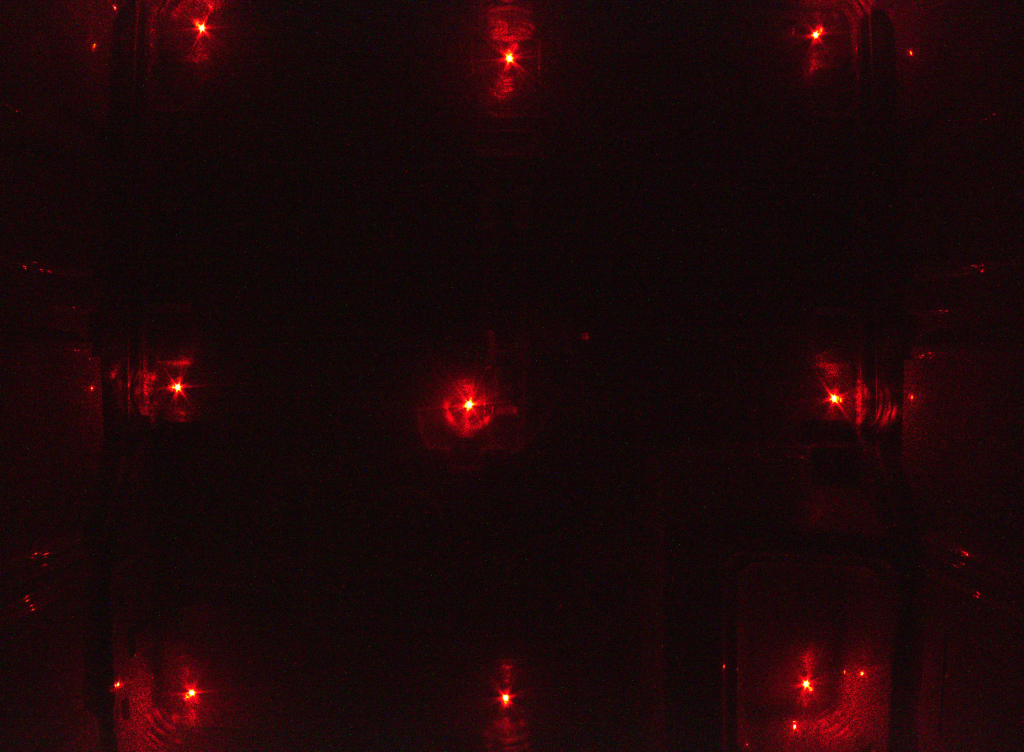
#> input picture models/innercase/inspector/test_images/Innercase01-1.jpg, 4096 x 3008 px (shown at 1/4 size)
$ python thickness_inspection.py ../../../models/innercase/inspector/test_images/Innercase01-1.jpg
#> lines starting #> are read from the running program, lines starting #| are printed output that depends on the picture; after the words box and inside, x2 and y2 are one past the last pixel; in counts of white or black regions, pixels touching at a corner belong together
import sys, os, datetime
import math

import cv2
import numpy as np
import argparse
import json

pos01_X = 810;  pos01_Y = 114;  XY_1 = "_X-360Y360_"
pos02_X = 2040; pos02_Y = 234;  XY_2 = "_X000Y360_"
pos03_X = 3264; pos03_Y = 138;  XY_3 = "_X360Y360_"
pos04_X = 714;  pos04_Y = 1550; XY_4 = "_X-360Y000_"
pos05_X = 1878; pos05_Y = 1620; XY_5 = "_X000Y000_"
pos06_X = 3339; pos06_Y = 1595; XY_6 = "_X360Y000_"
pos07_X = 768;  pos07_Y = 2772; XY_7 = "_X-360Y-360_"
pos08_X = 2022; pos08_Y = 2793; XY_8 = "_X000Y-360_"
pos09_X = 3225; pos09_Y = 2739; XY_9 = "_X360Y-360_"

threshold = 170
threshold_centroid = 170
crop_size = 140; crop_size_half = int(crop_size/2)
scale = 8; scale_crop = 1.5

PASS_FAIL_THRESHOLD = [300, 300, 300, 300, 300, 300, 300, 300, 300]

def estimate_thickness(image_path:str) -> list[float]:
  data_thickness = []

  for i in range(9):
    if i == 0:
        pos_X = pos01_X; pos_Y = pos01_Y; XY_coor = XY_1
    elif i == 1:
        pos_X = pos02_X; pos_Y = pos02_Y; XY_coor = XY_2
    elif i == 2:
        pos_X = pos03_X; pos_Y = pos03_Y; XY_coor = XY_3
    elif i == 3:
        pos_X = pos04_X; pos_Y = pos04_Y; XY_coor = XY_4
    elif i == 4:
        pos_X = pos05_X; pos_Y = pos05_Y; XY_coor = XY_5
    elif i == 5:
        pos_X = pos06_X; pos_Y = pos06_Y; XY_coor = XY_6
    elif i == 6:
        pos_X = pos07_X; pos_Y = pos07_Y; XY_coor = XY_7
    elif i == 7:
        pos_X = pos08_X; pos_Y = pos08_Y; XY_coor = XY_8
    else:
        pos_X = pos09_X; pos_Y = pos09_Y; XY_coor = XY_9

    # read the RGB image obtained by camera in gray: flag = 0
    img = cv2.imread(image_path, 0)
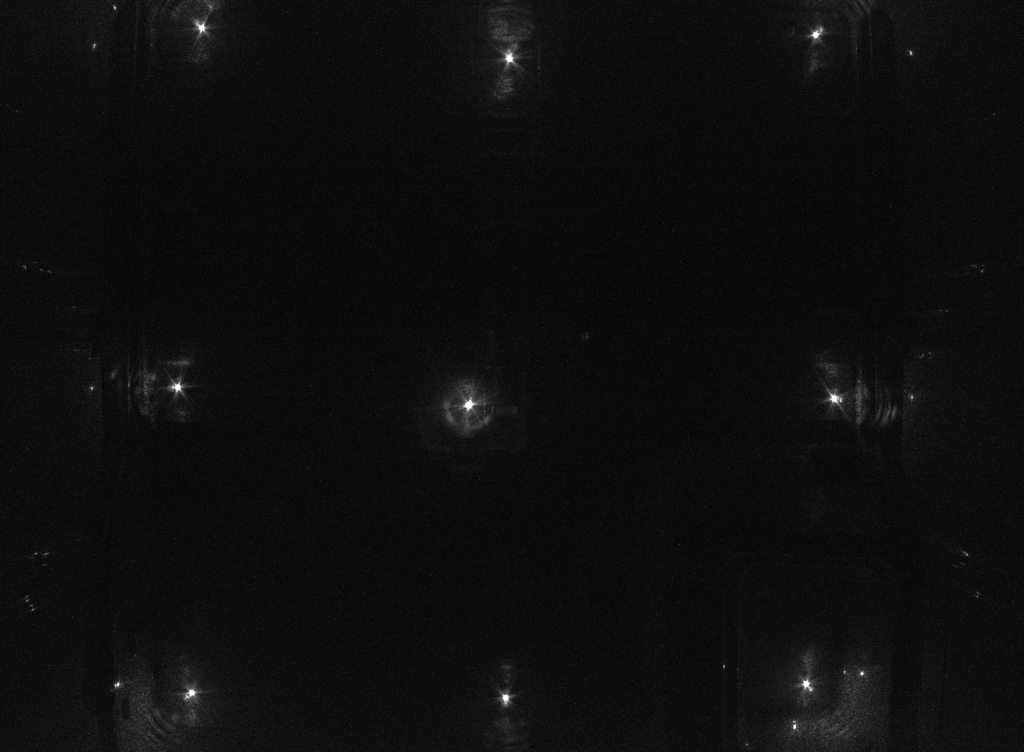
#> img: shape (3008, 4096) (shown at 1/4 size); min 0, max 255, mean 13.5
    # crop the ROI near the laser spot: a temporary centroid (pos_X, pos_Y)
    img_cropped = def_Img_crop(img, pos_X, pos_Y)
    # image processing: (0 ~ 255) to (100 ~ 255) in gray scale
    img_threshold = def_Gray_threshold(img_cropped, threshold)
    # find a centroid of the threshold gray image
    centroid, x_cent, y_cent, num_x, num_y = def_Img_centroid(img_threshold)

    # calculate the thickness using the calibration equation
    if i == 0: C1 = 2771285.27; C2 = -1.369200512; C3 = 1092.024643; C4 = -0.001005219
    elif i == 1: C1 = 1349999.959; C2 = -1.388791884; C3 = 2419.919319; C4 = -0.001330484
    elif i == 2: C1 = 507281.4577; C2 = -1.075253403; C3 = 1080.377993; C4 = -0.001413933
    elif i == 3: C1 = 1449998.92; C2 = -1.46782057; C3 = 2685.134518; C4 = -0.001425463
    elif i == 4: C1 = 3000178.573; C2 = -1.212854051; C3 = 150867.1463; C4 = -0.015492681
    elif i == 5: C1 = 1027000.03; C2 = -1.246059782; C3 = 1910.637241; C4 = -0.0012678
    elif i == 6: C1 = 730769.3074; C2 = -1.060069619; C3 = 465.9036471; C4 = -0.002442971
    elif i == 7: C1 = 919717.9; C2 = -1.283330639; C3 = 2127.108316; C4 = -0.00138829
    else: C1 = 538237.0382; C2 = -1.104531316; C3 = 1344.237117; C4 = -0.001393184
    thickness = def_curvefitting(num_x, C1, C2, C3, C4)
    data_thickness.append(thickness)

  return data_thickness


def decide_pass_fail(thicknesses:list[float]) -> list[str]:
  return ['1' if v < PASS_FAIL_THRESHOLD[i] else '0' for i, v in enumerate(thicknesses)]


def def_Img_crop(img, X, Y):
#> called with X = 810, Y = 114
  img_cropped = img[Y - crop_size_half : Y + crop_size_half, X - crop_size_half : X + crop_size_half]
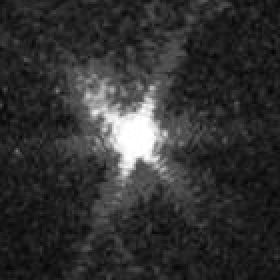
#> img_cropped: shape (140, 140) (shown 2 times larger); min 4, max 255, mean 49.7
  return img_cropped

def def_Gray_threshold(img, threshold):
#> called with threshold = 170
  img_Gray_threshold = np.where(img > threshold, 255, 0)
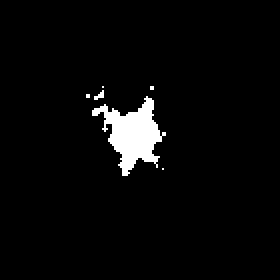
#> img_Gray_threshold: shape (140, 140) int64 (shown 2 times larger); 3.5% white; 6 white regions (5 under 20 px), largest, box (x1, y1, x2, y2) and area: (46, 48, 83, 88) 669
  return img_Gray_threshold

def def_Img_centroid(img_threshold):
  height, width = img_threshold.shape[:2]
#> height = 140; width = 140
  x = []; y = []
  for i in range(height):  # row, y
    for j in range(width):  # column, x
      if img_threshold[i][j] == 255:
        x.append(j)
        y.append(i)
#> after the loop, y = 692 values from 43 to 87
  x_cent = sum(x)/len(x)      # len(x) = len(y) = Area
#> x_cent = 65.55
  y_cent = sum(y)/len(y)
#> y_cent = 66.09
  centroid = (x_cent, y_cent)
#> centroid = (65.55, 66.09)
#> in estimate_thickness, `centroid, x_cent, y_cent, num_x, num_y = def_Img_centroid(img_threshold)`: x_cent = 65.55; y_cent = 66.09; num_x = 692
  return centroid, x_cent, y_cent, len(x), len(y)

def def_curvefitting(intensity, C1, C2, C3, C4):
#> called with intensity = 692, C1 = 2771285.3, C2 = -1.37, C3 = 1092, C4 = -0.00101
    thickness = (C1 * intensity ** C2 + C3 * math.exp(C4 * intensity)) / 2
#> thickness = 451.4
    return thickness


def main():
  parser = argparse.ArgumentParser(description="Estimate Innercase thicknesses")
  parser.add_argument('image', metavar='image-file-path', help='target image file path')
  parser.add_argument('--output', metavar='thickness-values')

  args = parser.parse_args()

  thicknesses = estimate_thickness(args.image)
  pass_fails = decide_pass_fail(thicknesses)
  pass_fails_str = ','.join(pass_fails)

  pass_fails_json = json.dumps(pass_fails_str)
  print(f"Thicknesses: {pass_fails_json}")
  print(f"write results to {args.output}")
#> (the run stopped early here; a loop or call above may not have finished)
